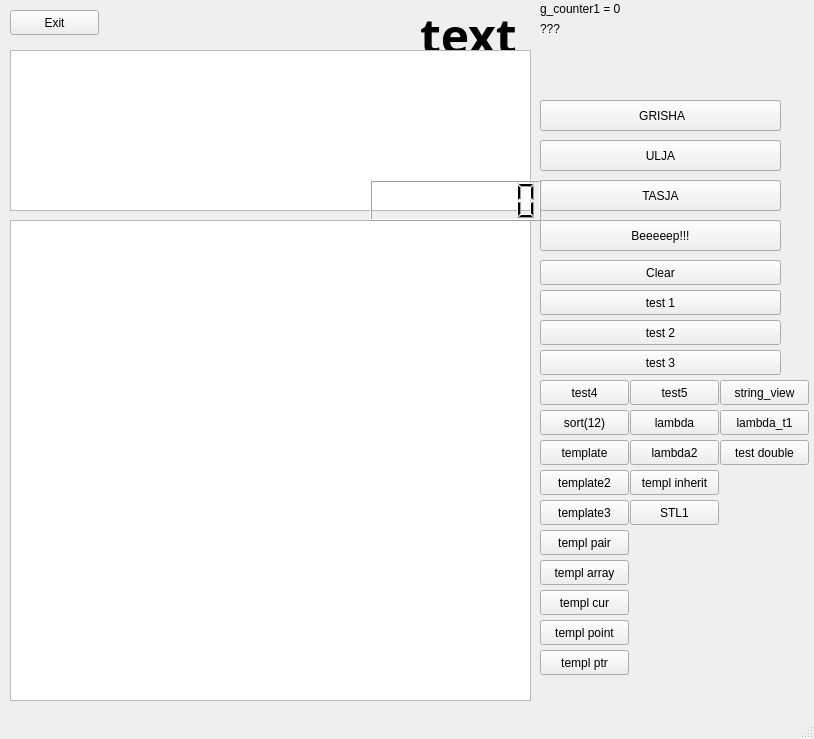
<?xml version="1.0" encoding="UTF-8"?>
<ui version="4.0">
 <class>MainWindow</class>
 <widget class="QMainWindow" name="MainWindow">
  <property name="geometry">
   <rect>
    <x>0</x>
    <y>0</y>
    <width>814</width>
    <height>739</height>
   </rect>
  </property>
  <property name="windowTitle">
   <string>MainWindow</string>
  </property>
  <widget class="QWidget" name="centralwidget">
   <widget class="QPushButton" name="pushButton">
    <property name="geometry">
     <rect>
      <x>10</x>
      <y>10</y>
      <width>89</width>
      <height>25</height>
     </rect>
    </property>
    <property name="text">
     <string>Exit</string>
    </property>
   </widget>
   <widget class="QPushButton" name="pushButton_2">
    <property name="geometry">
     <rect>
      <x>540</x>
      <y>100</y>
      <width>241</width>
      <height>31</height>
     </rect>
    </property>
    <property name="text">
     <string> GRISHA</string>
    </property>
   </widget>
   <widget class="QPushButton" name="pushButton_3">
    <property name="geometry">
     <rect>
      <x>540</x>
      <y>140</y>
      <width>241</width>
      <height>31</height>
     </rect>
    </property>
    <property name="text">
     <string>ULJA</string>
    </property>
   </widget>
   <widget class="QLabel" name="label">
    <property name="geometry">
     <rect>
      <x>420</x>
      <y>10</y>
      <width>151</width>
      <height>51</height>
     </rect>
    </property>
    <property name="font">
     <font>
      <family>Ubuntu Mono</family>
      <pointsize>36</pointsize>
      <weight>75</weight>
      <italic>false</italic>
      <bold>true</bold>
     </font>
    </property>
    <property name="text">
     <string>text</string>
    </property>
   </widget>
   <widget class="QPushButton" name="pushButton_4">
    <property name="geometry">
     <rect>
      <x>540</x>
      <y>180</y>
      <width>241</width>
      <height>31</height>
     </rect>
    </property>
    <property name="text">
     <string>TASJA</string>
    </property>
   </widget>
   <widget class="QPushButton" name="pushButton_5">
    <property name="geometry">
     <rect>
      <x>540</x>
      <y>220</y>
      <width>241</width>
      <height>31</height>
     </rect>
    </property>
    <property name="text">
     <string>Beeeeep!!!</string>
    </property>
   </widget>
   <widget class="QListView" name="listView">
    <property name="geometry">
     <rect>
      <x>10</x>
      <y>50</y>
      <width>521</width>
      <height>161</height>
     </rect>
    </property>
   </widget>
   <widget class="QPushButton" name="pushButton_6">
    <property name="geometry">
     <rect>
      <x>540</x>
      <y>290</y>
      <width>241</width>
      <height>25</height>
     </rect>
    </property>
    <property name="text">
     <string>test 1</string>
    </property>
   </widget>
   <widget class="QTextEdit" name="textEdit">
    <property name="geometry">
     <rect>
      <x>10</x>
      <y>220</y>
      <width>521</width>
      <height>481</height>
     </rect>
    </property>
   </widget>
   <widget class="QLabel" name="label_2">
    <property name="geometry">
     <rect>
      <x>540</x>
      <y>0</y>
      <width>151</width>
      <height>17</height>
     </rect>
    </property>
    <property name="text">
     <string>g_counter1 = 0</string>
    </property>
   </widget>
   <widget class="QPushButton" name="pushButton_7">
    <property name="geometry">
     <rect>
      <x>540</x>
      <y>260</y>
      <width>241</width>
      <height>25</height>
     </rect>
    </property>
    <property name="text">
     <string>Clear</string>
    </property>
   </widget>
   <widget class="QPushButton" name="pushButton_8">
    <property name="geometry">
     <rect>
      <x>540</x>
      <y>320</y>
      <width>241</width>
      <height>25</height>
     </rect>
    </property>
    <property name="text">
     <string>test 2</string>
    </property>
   </widget>
   <widget class="QPushButton" name="pushButton_9">
    <property name="geometry">
     <rect>
      <x>540</x>
      <y>350</y>
      <width>241</width>
      <height>25</height>
     </rect>
    </property>
    <property name="text">
     <string>test 3</string>
    </property>
   </widget>
   <widget class="QPushButton" name="pushButton_10">
    <property name="geometry">
     <rect>
      <x>540</x>
      <y>380</y>
      <width>89</width>
      <height>25</height>
     </rect>
    </property>
    <property name="text">
     <string>test4</string>
    </property>
   </widget>
   <widget class="QLabel" name="label_3">
    <property name="geometry">
     <rect>
      <x>540</x>
      <y>20</y>
      <width>231</width>
      <height>17</height>
     </rect>
    </property>
    <property name="text">
     <string>???</string>
    </property>
   </widget>
   <widget class="QPushButton" name="pushButton_11">
    <property name="geometry">
     <rect>
      <x>630</x>
      <y>380</y>
      <width>89</width>
      <height>25</height>
     </rect>
    </property>
    <property name="text">
     <string>test5</string>
    </property>
   </widget>
   <widget class="MyLCDTime" name="lcdNumber">
    <property name="geometry">
     <rect>
      <x>370</x>
      <y>180</y>
      <width>171</width>
      <height>41</height>
     </rect>
    </property>
    <property name="digitCount">
     <number>8</number>
    </property>
   </widget>
   <widget class="QPushButton" name="pushButton_12">
    <property name="geometry">
     <rect>
      <x>540</x>
      <y>410</y>
      <width>89</width>
      <height>25</height>
     </rect>
    </property>
    <property name="text">
     <string>sort(12)</string>
    </property>
   </widget>
   <widget class="QPushButton" name="pushButton_13">
    <property name="geometry">
     <rect>
      <x>630</x>
      <y>410</y>
      <width>89</width>
      <height>25</height>
     </rect>
    </property>
    <property name="text">
     <string>lambda</string>
    </property>
   </widget>
   <widget class="QPushButton" name="pushButton_14">
    <property name="geometry">
     <rect>
      <x>630</x>
      <y>440</y>
      <width>89</width>
      <height>25</height>
     </rect>
    </property>
    <property name="text">
     <string>lambda2</string>
    </property>
   </widget>
   <widget class="QPushButton" name="pushButton_15">
    <property name="geometry">
     <rect>
      <x>720</x>
      <y>380</y>
      <width>89</width>
      <height>25</height>
     </rect>
    </property>
    <property name="text">
     <string>string_view</string>
    </property>
   </widget>
   <widget class="QPushButton" name="pushButton_16">
    <property name="geometry">
     <rect>
      <x>720</x>
      <y>410</y>
      <width>89</width>
      <height>25</height>
     </rect>
    </property>
    <property name="text">
     <string>lambda_t1</string>
    </property>
   </widget>
   <widget class="QPushButton" name="pushButton_17">
    <property name="geometry">
     <rect>
      <x>540</x>
      <y>440</y>
      <width>89</width>
      <height>25</height>
     </rect>
    </property>
    <property name="text">
     <string>template</string>
    </property>
   </widget>
   <widget class="QPushButton" name="pushButton_18">
    <property name="geometry">
     <rect>
      <x>540</x>
      <y>470</y>
      <width>89</width>
      <height>25</height>
     </rect>
    </property>
    <property name="text">
     <string>template2</string>
    </property>
   </widget>
   <widget class="QPushButton" name="pushButton_19">
    <property name="geometry">
     <rect>
      <x>540</x>
      <y>500</y>
      <width>89</width>
      <height>25</height>
     </rect>
    </property>
    <property name="text">
     <string>template3</string>
    </property>
   </widget>
   <widget class="QPushButton" name="pushButton_20">
    <property name="geometry">
     <rect>
      <x>720</x>
      <y>440</y>
      <width>89</width>
      <height>25</height>
     </rect>
    </property>
    <property name="text">
     <string>test double</string>
    </property>
   </widget>
   <widget class="QPushButton" name="pushButton_21">
    <property name="geometry">
     <rect>
      <x>540</x>
      <y>530</y>
      <width>89</width>
      <height>25</height>
     </rect>
    </property>
    <property name="text">
     <string>templ pair</string>
    </property>
   </widget>
   <widget class="QPushButton" name="pushButton_22">
    <property name="geometry">
     <rect>
      <x>540</x>
      <y>560</y>
      <width>89</width>
      <height>25</height>
     </rect>
    </property>
    <property name="text">
     <string>templ array</string>
    </property>
   </widget>
   <widget class="QPushButton" name="pushButton_23">
    <property name="geometry">
     <rect>
      <x>540</x>
      <y>590</y>
      <width>89</width>
      <height>25</height>
     </rect>
    </property>
    <property name="text">
     <string>templ cur</string>
    </property>
   </widget>
   <widget class="QPushButton" name="pushButton_24">
    <property name="geometry">
     <rect>
      <x>540</x>
      <y>620</y>
      <width>89</width>
      <height>25</height>
     </rect>
    </property>
    <property name="text">
     <string>templ point</string>
    </property>
   </widget>
   <widget class="QPushButton" name="pushButton_25">
    <property name="geometry">
     <rect>
      <x>540</x>
      <y>650</y>
      <width>89</width>
      <height>25</height>
     </rect>
    </property>
    <property name="text">
     <string>templ ptr</string>
    </property>
   </widget>
   <widget class="QPushButton" name="pushButton_26">
    <property name="geometry">
     <rect>
      <x>630</x>
      <y>470</y>
      <width>89</width>
      <height>25</height>
     </rect>
    </property>
    <property name="text">
     <string>templ inherit</string>
    </property>
   </widget>
   <widget class="QPushButton" name="pushButton_27">
    <property name="geometry">
     <rect>
      <x>630</x>
      <y>500</y>
      <width>89</width>
      <height>25</height>
     </rect>
    </property>
    <property name="text">
     <string>STL1</string>
    </property>
   </widget>
  </widget>
  <widget class="QMenuBar" name="menubar">
   <property name="geometry">
    <rect>
     <x>0</x>
     <y>0</y>
     <width>814</width>
     <height>22</height>
    </rect>
   </property>
  </widget>
  <widget class="QStatusBar" name="statusbar"/>
 </widget>
 <customwidgets>
  <customwidget>
   <class>MyLCDTime</class>
   <extends>QLCDNumber</extends>
   <header>mylcdtime.h</header>
  </customwidget>
 </customwidgets>
 <resources/>
 <connections/>
</ui>
